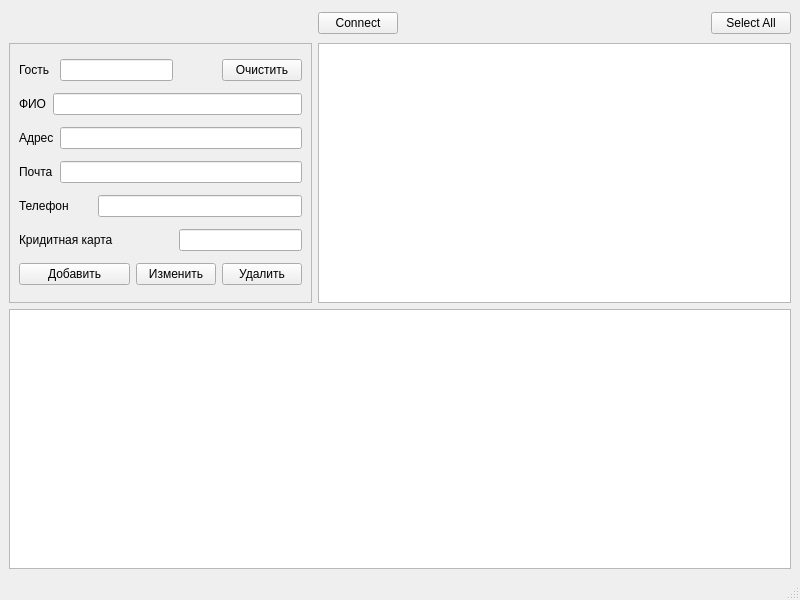
<?xml version="1.0" encoding="UTF-8"?>
<ui version="4.0">
 <class>MainWindow</class>
 <widget class="QMainWindow" name="MainWindow">
  <property name="geometry">
   <rect>
    <x>0</x>
    <y>0</y>
    <width>800</width>
    <height>600</height>
   </rect>
  </property>
  <property name="windowTitle">
   <string>MainWindow</string>
  </property>
  <widget class="QWidget" name="centralwidget">
   <layout class="QGridLayout" name="gridLayout_3">
    <item row="0" column="1">
     <widget class="QPushButton" name="btnConnect">
      <property name="text">
       <string>Connect</string>
      </property>
     </widget>
    </item>
    <item row="0" column="2">
     <spacer name="verticalSpacer">
      <property name="orientation">
       <enum>Qt::Horizontal</enum>
      </property>
      <property name="sizeHint" stdset="0">
       <size>
        <width>210</width>
        <height>28</height>
       </size>
      </property>
     </spacer>
    </item>
    <item row="0" column="3">
     <widget class="QPushButton" name="btnSelectAll">
      <property name="text">
       <string>Select All</string>
      </property>
     </widget>
    </item>
    <item row="1" column="0">
     <widget class="QFrame" name="frame">
      <property name="sizePolicy">
       <sizepolicy hsizetype="Minimum" vsizetype="Preferred">
        <horstretch>0</horstretch>
        <verstretch>0</verstretch>
       </sizepolicy>
      </property>
      <property name="frameShape">
       <enum>QFrame::StyledPanel</enum>
      </property>
      <property name="frameShadow">
       <enum>QFrame::Plain</enum>
      </property>
      <layout class="QGridLayout" name="gridLayout">
       <item row="0" column="0" colspan="2">
        <widget class="QLabel" name="lbGuest_id">
         <property name="text">
          <string>Гость</string>
         </property>
        </widget>
       </item>
       <item row="0" column="2" colspan="3">
        <widget class="QLineEdit" name="leguest"/>
       </item>
       <item row="1" column="0">
        <widget class="QLabel" name="lbfull_name">
         <property name="text">
          <string>ФИО</string>
         </property>
        </widget>
       </item>
       <item row="1" column="1" colspan="6">
        <widget class="QLineEdit" name="lefull_name"/>
       </item>
       <item row="2" column="0" colspan="2">
        <widget class="QLabel" name="lbadress">
         <property name="text">
          <string>Адрес</string>
         </property>
        </widget>
       </item>
       <item row="2" column="2" colspan="5">
        <widget class="QLineEdit" name="leaddress"/>
       </item>
       <item row="3" column="0" colspan="2">
        <widget class="QLabel" name="lbemail">
         <property name="text">
          <string>Почта</string>
         </property>
        </widget>
       </item>
       <item row="3" column="2" colspan="5">
        <widget class="QLineEdit" name="leemail"/>
       </item>
       <item row="4" column="0" colspan="3">
        <widget class="QLabel" name="lbphone">
         <property name="text">
          <string>Телефон</string>
         </property>
        </widget>
       </item>
       <item row="4" column="3" colspan="4">
        <widget class="QLineEdit" name="lephone"/>
       </item>
       <item row="5" column="0" colspan="4">
        <widget class="QLabel" name="lbcredit_card_number">
         <property name="text">
          <string>Кридитная карта</string>
         </property>
        </widget>
       </item>
       <item row="5" column="5" colspan="2">
        <widget class="QLineEdit" name="lecredit_card_number"/>
       </item>
       <item row="6" column="0" colspan="4">
        <widget class="QPushButton" name="btnAdd">
         <property name="text">
          <string>Добавить</string>
         </property>
        </widget>
       </item>
       <item row="6" column="4" colspan="2">
        <widget class="QPushButton" name="btnEdit">
         <property name="text">
          <string>Изменить</string>
         </property>
        </widget>
       </item>
       <item row="6" column="6">
        <widget class="QPushButton" name="btnRemove">
         <property name="text">
          <string>Удалить</string>
         </property>
        </widget>
       </item>
       <item row="0" column="6">
        <widget class="QPushButton" name="btnDelete">
         <property name="text">
          <string>Очистить</string>
         </property>
        </widget>
       </item>
      </layout>
     </widget>
    </item>
    <item row="1" column="1" colspan="3">
     <widget class="QTableWidget" name="twOrg"/>
    </item>
    <item row="2" column="0" colspan="4">
     <widget class="QTextEdit" name="teResult">
      <property name="readOnly">
       <bool>true</bool>
      </property>
     </widget>
    </item>
   </layout>
  </widget>
  <widget class="QMenuBar" name="menubar">
   <property name="geometry">
    <rect>
     <x>0</x>
     <y>0</y>
     <width>800</width>
     <height>24</height>
    </rect>
   </property>
  </widget>
  <widget class="QStatusBar" name="statusbar"/>
 </widget>
 <resources/>
 <connections/>
</ui>
